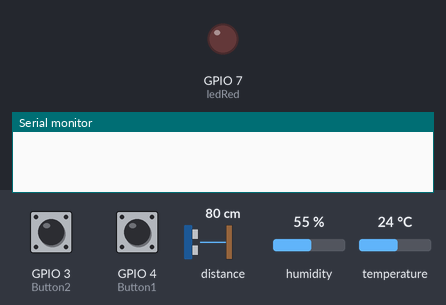
Simulated run of this sketch. Board: ESP32-S3. Shown: output pins drawn as LEDs (lit = HIGH), the last lines printed to the serial monitor. The test bench sets the inputs (shaded band); at power-on: distance to the obstacle 80 cm, GPIO 3 (Button2) HIGH, GPIO 4 (Button1) HIGH, humidity 55 %, temperature 24 °C.

Above: at 1.2 s.
1.3 s: distance to the obstacle set to 21 cm
2.8 s: distance to the obstacle set to 18 cm
At 3.3 s:
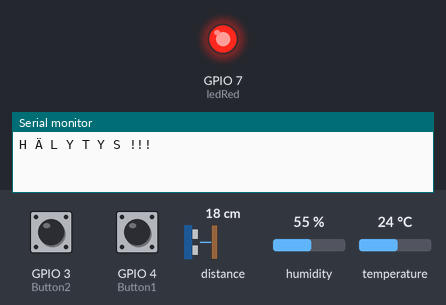
4.3 s: GPIO 3 (Button2) pulled LOW for 0.15 s
At 5.1 s:
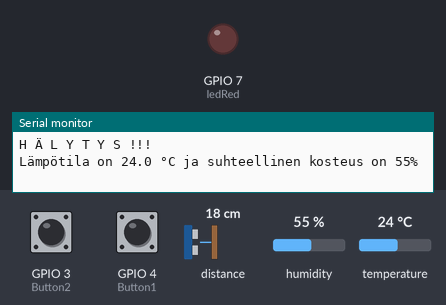
6.3 s: GPIO 4 (Button1) pulled LOW for 0.15 s
At 6.6 s:
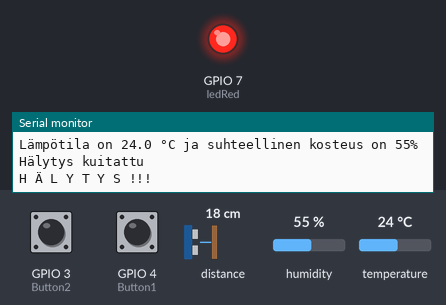
7.9 s: GPIO 3 (Button2) pulled LOW for 1 s
At 9.1 s:
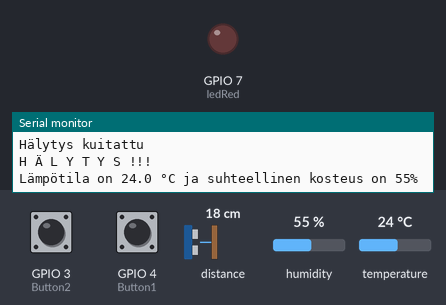
10.4 s: GPIO 4 (Button1) pulled LOW for 1 s
At 10.9 s:
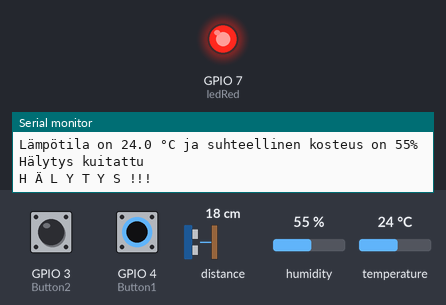
Timing chart, 0 to 13.4 s (numbered marks = the images above; inputs shaded):
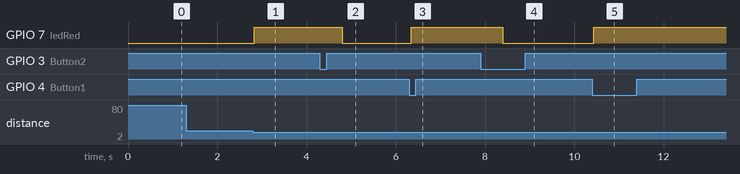

Measured:
- the behaviour switches between 20 and 19 cm on distance to the obstacle (found by bisection; images 0 and 1)
- after the input at 1.3 s, every drawn part: stays the same
- after the input at 2.8 s, GPIO 7 (ledRed): LOW → HIGH at once
- after the input at 4.3 s, GPIO 7 (ledRed): HIGH → LOW after 0.50 s
- after the input at 6.3 s, GPIO 7 (ledRed): LOW → HIGH at once
- after the input at 7.9 s, GPIO 7 (ledRed): HIGH → LOW after 0.50 s
- after the input at 10.4 s, GPIO 7 (ledRed): LOW → HIGH at once

The sketch:

3_harjoitus.ino
```cpp
// Otto Karppinen
// Harjoitus 3
// 22.10.2023

#include "Adafruit_SHTC3.h"
Adafruit_SHTC3 shtc3 = Adafruit_SHTC3();

#include "Adafruit_VL53L1X.h"
#define IRQ_PIN 12
#define XSHUT_PIN 11
Adafruit_VL53L1X vl53 = Adafruit_VL53L1X(XSHUT_PIN, IRQ_PIN);

const int ledRed = 7;   // LED connected to digital pin 7
const int Button1 = 4;  // pushbutton for acknowledging the alert
const int Button2 = 3;  // pushbutton for temperature and humidity measurement

volatile bool buttonB2Pressed = false;
volatile bool buttonB1Pressed = false;
volatile bool alertTriggered = false;

void setup() {
  Serial.begin(115200);

  pinMode(ledRed, OUTPUT);
  pinMode(Button1, INPUT_PULLUP);
  pinMode(Button2, INPUT_PULLUP);

  attachInterrupt(digitalPinToInterrupt(Button2), handleB2Press, FALLING);
  attachInterrupt(digitalPinToInterrupt(Button1), handleB1Press, FALLING);

  if (!shtc3.begin() || !vl53.begin()) {
    Serial.println("Sensorin alustus epäonnistui!");
    while (1);
  }
}

void loop() {
  if (buttonB2Pressed) {
    buttonB2Pressed = false;

    sensors_event_t humidity, temp;
    shtc3.getEvent(&humidity, &temp);

    float temperature = temp.temperature;
    float humidity_value = humidity.relative_humidity;

    Serial.printf("Lämpötila on %.1f °C ja suhteellinen kosteus on %.0f%%\n", temperature, humidity_value);
  }

  if (vl53.dataReady()) {
    int16_t distance = vl53.distance();

    if (distance < 200 && distance != -1 && !alertTriggered) {
      alertTriggered = true;
      digitalWrite(ledRed, HIGH);
      Serial.println("H Ä L Y T Y S !!!");
    }

    vl53.clearInterrupt();
  }

  if (buttonB1Pressed && alertTriggered) {
    buttonB1Pressed = false;
    alertTriggered = false;
    digitalWrite(ledRed, LOW);
    Serial.println("Hälytys kuitattu");
  }
}

void handleB2Press() {
  digitalWrite(ledRed, HIGH);
  delay(500);  // Not recommended to use delay inside an ISR in real applications
  digitalWrite(ledRed, LOW);
  buttonB2Pressed = true;
}

void handleB1Press() {
  buttonB1Pressed = true;
}
```
